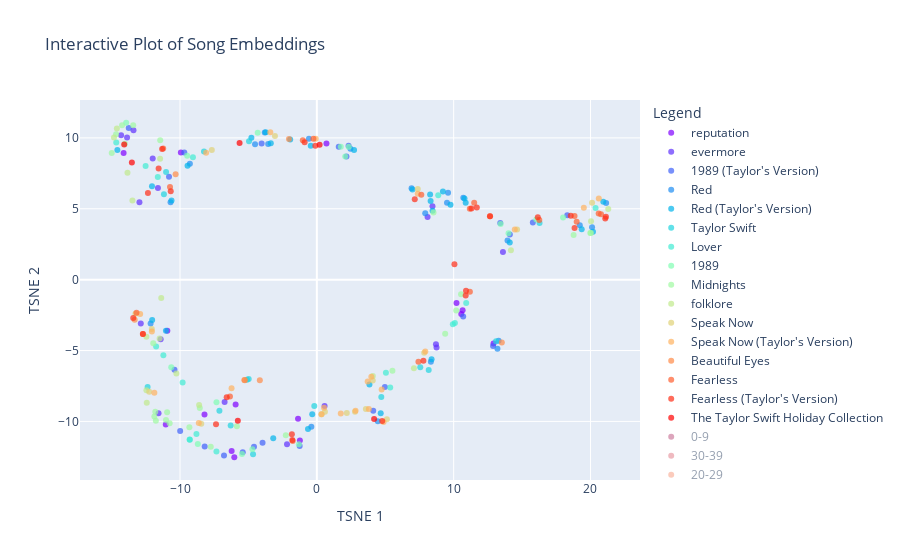

This figure's notebook cell:
### Code cell
# Reducing with TSNE down to two dimensions to see if we can visually assess any separation?
tsne = TSNE(n_components=2, random_state=256)
embeddings_tsne_2d = tsne.fit_transform(reduced_UMAP)

plot_embeddings_interactive(embeddings_tsne_2d, audio)

### Figure 1 — Plotly figure (JSON) as saved in the notebook; plotly's stock layout.template omitted (floating-point values rounded to 4 significant figures)
{"data": [{"marker": {"color": "rgb(127, 0, 255)", "opacity": 0.7}, "mode": "markers", "name": "reputation", "text": ["...Ready For It?", "Call It What You Want", "Dancing With Our Hands Tied", "Delicate", "Don't Blame Me", "Dress", "End Game", "Getaway Car", "Gorgeous", "I Did Something Bad", "King Of My Heart", "Look What You Made Me Do", "New Year's Day", "So It Goes...", "This Is Why We Can't Have Nice Things"], "type": "scatter", "x": [-1.373, -8.21, -5.936, -1.239, -6.225, -10.93, 12.91, 10.21, -11.04, 10.56, -6.032, 10.65, -14.12, 0.7038, -9.935], "y": [-9.808, -9.514, -8.813, -11.35, -12.08, -3.6, -4.498, -1.652, -10.22, -2.421, -12.53, -2.163, 8.929, 9.609, 8.96]}, {"marker": {"color": "rgb(95, 49, 253)", "opacity": 0.7}, "mode": "markers", "name": "evermore", "text": ["'tis the damn season", "champagne problems", "closure", "coney island", "cowboy like me", "dorothea", "evermore", "gold rush", "happiness", "it's time to go", "ivy", "long story short", "marjorie", "no body, no crime", "right where you left me", "tolerate it", "willow"], "type": "scatter", "x": [13.6, 8.092, -13.87, -14.3, -11.61, 0.5658, 8.453, 8.748, -12.87, -13.4, -12.96, -6.74, -11.41, -2.179, 8.706, -12.0, -11.57], "y": [1.955, 4.424, 10.02, 10.19, 6.464, -8.917, 5.182, -4.794, -3.086, 10.53, 5.452, -8.636, -4.204, -11.61, -4.549, 8.553, -9.421]}, {"marker": {"color": "rgb(63, 97, 250)", "opacity": 0.7}, "mode": "markers", "name": "1989 (Taylor's Version)", "text": ["\"Slut!\" (Taylor's Version) [From The Vault]", "All You Had To Do Was Stay (Taylor's Version)", "Bad Blood (Remix) [Taylor's Version]", "Bad Blood (Taylor's Version)", "Blank Space (Taylor's Version)", "Clean (Taylor's Version)", "How You Get The Girl (Taylor's Version)", "I Know Places (Taylor's Version)", "I Wish You Would (Taylor's Version)", "Is It Over Now? (Taylor's Version) [From The Vault]", "New Romantics (Taylor's Version)", "Now That We Don't Talk (Taylor's Version) [From The Vault]", "Out Of The Woods (Taylor's Version)", "Say Don't Go (Taylor's Version) [From The Vault]", "Shake It Off (Taylor's Version)", "Style (Taylor's Version)", "Suburban Legends (Taylor's Version) [From The Vault]", "Sweeter Than Fiction (Taylor's Version)", "This Love (Taylor's Version)", "Welcome To New York (Taylor's Version)", "Wildest Dreams (Taylor's Version)", "Wonderland (Taylor's Version)", "You Are In Love (Taylor's Version)"], "type": "scatter", "x": [-3.967, 18.3, -6.784, -5.413, -8.196, 10.7, -9.685, 14.11, 2.165, -9.989, -4.036, 4.973, 15.79, -10.8, 2.321, -1.255, 4.121, 12.88, -10.4, -4.594, 13.41, 1.602, -13.75], "y": [-11.51, 4.536, -12.4, -12.18, -11.76, -2.601, 8.972, 3.18, 8.679, -10.68, 9.606, -7.573, 4.036, 7.254, 9.448, -11.74, -9.25, -4.676, -6.355, -11.78, 3.998, 9.372, 10.7]}, {"marker": {"color": "rgb(31, 142, 243)", "opacity": 0.7}, "mode": "markers", "name": "Red", "text": ["22", "All Too Well", "Begin Again", "Come Back...Be Here", "Everything Has Changed", "Girl At Home", "Holy Ground", "I Almost Do", "I Knew You Were Trouble", "Red", "Red (Original Demo Recording)", "Sad Beautiful Tragic", "Starlight", "State Of Grace", "State Of Grace (Acoustic Version)", "Stay Stay Stay", "The Last Time", "The Lucky One", "The Moment I Knew", "Treacherous", "Treacherous (Original Demo Recording)", "We Are Never Ever Getting Back Together"], "type": "scatter", "x": [-3.807, -4.516, 7.922, 10.71, 6.924, 19.22, 9.512, -0.5771, 4.455, 21.14, 13.28, -9.278, 8.335, 9.59, -10.69, 13.94, -3.556, 20.11, -12.15, 2.454, 13.2, -0.4009], "y": [10.38, 9.558, 4.687, 5.781, 6.441, 3.838, 5.428, 9.942, -9.984, 5.405, -4.315, 8.179, -5.783, 6.135, 5.46, 2.769, 9.571, 3.691, -3.084, 9.231, -4.88, -10.38]}, {"marker": {"color": "rgb(0, 180, 235)", "opacity": 0.7}, "mode": "markers", "name": "Red (Taylor's Version)", "text": ["22 (Taylor's Version)", "All Too Well (10 Minute Version) [Taylor's Version] [From The Vault]", "All Too Well (Taylor's Version)", "Babe (Taylor's Version) [From The Vault]", "Begin Again (Taylor's Version)", "Better Man (Taylor's Version) [From The Vault]", "Come Back...Be Here (Taylor's Version)", "Everything Has Changed (Taylor's Version)", "Forever Winter (Taylor's Version) [From The Vault]", "Girl At Home (Taylor's Version)", "Holy Ground (Taylor's Version)", "I Almost Do (Taylor's Version)", "I Bet You Think About Me (Taylor's Version) [From The Vault]", "I Knew You Were Trouble (Taylor's Version)", "Message In A Bottle (Taylor's Version) [From The Vault]", "Nothing New (Taylor's Version) [From The Vault]", "Red (Taylor's Version)", "Ronan (Taylor's Version)", "Run (Taylor's Version) [From The Vault]", "Sad Beautiful Tragic (Taylor's Version)", "Starlight (Taylor's Version)", "State Of Grace (Acoustic Version) [Taylor's Version]", "State Of Grace (Taylor's Version)", "Stay Stay Stay (Taylor's Version)", "The Last Time (Taylor's Version)", "The Lucky One (Taylor's Version)", "The Moment I Knew (Taylor's Version)", "The Very First Night (Taylor's Version) [From The Vault]", "Treacherous (Taylor's Version)", "We Are Never Ever Getting Back Together (Taylor's Version)"], "type": "scatter", "x": [-3.736, -3.187, -4.784, 8.315, 8.457, 3.844, 10.79, 6.986, 10.88, 19.36, 9.769, -0.4429, -1.947, 4.667, 8.278, -11.03, 20.94, -14.58, -12.05, -9.447, 8.386, -10.62, 9.215, 14.1, -3.365, 20.18, -12.04, -0.3366, 2.722, -0.6473], "y": [10.39, -11.18, 10.02, 5.554, 4.852, -7.393, 5.723, 6.355, 5.424, 3.551, 5.275, 9.445, 9.888, -9.426, 6.009, -3.605, 5.496, 9.15, 6.581, 8.03, -5.607, 5.584, 6.217, 2.615, 9.615, 3.377, -2.849, -9.497, 9.152, -10.53]}, {"marker": {"color": "rgb(32, 212, 224)", "opacity": 0.7}, "mode": "markers", "name": "Taylor Swift", "text": ["A Perfectly Good Heart", "A Place In This World", "Cold As You", "I'm Only Me When I'm With You", "I'm Only Me When I'm With You", "Invisible", "Mary's Song (Oh My My My)", "Our Song", "Picture To Burn", "Should've Said No", "Stay Beautiful", "Teardrops On My Guitar", "Teardrops On My Guitar (Pop Version)", "The Outside", "Tied Together With A Smile", "Tim McGraw"], "type": "scatter", "x": [-4.956, -8.245, 7.559, -4.98, -5.103, -12.37, -0.1861, 13.1, 8.175, -11.17, 16.28, -6.297, -11.02, 4.712, -4.662, -7.119], "y": [9.757, 9.034, -6.176, -7.007, -7.053, -7.58, -8.913, -4.336, -6.366, 6.016, 3.989, -10.28, 7.599, -8.28, -12.31, -9.238]}, {"marker": {"color": "rgb(64, 236, 211)", "opacity": 0.7}, "mode": "markers", "name": "Lover", "text": ["Afterglow", "Cornelia Street", "Cruel Summer", "Daylight", "Death By A Thousand Cuts", "False God", "I Forgot That You Existed", "I Think He Knows", "It's Nice To Have A Friend", "London Boy", "Lover", "ME!", "Miss Americana & The Heartbreak Prince", "Paper Rings", "Soon You'll Get Better", "The Archer", "The Man", "You Need To Calm Down"], "type": "scatter", "x": [-11.62, -8.798, 20.37, 8.872, -7.338, -12.51, -14.66, -9.288, -11.21, 5.048, -9.054, 10.09, 9.94, 5.361, -9.807, -11.74, 10.92, -9.291], "y": [7.232, -10.88, 5.059, 5.96, -12.12, 8.013, 9.678, -11.29, -5.335, -6.564, 8.637, -3.05, -3.154, -7.615, -7.248, -4.721, -1.654, -11.27]}, {"marker": {"color": "rgb(96, 250, 196)", "opacity": 0.7}, "mode": "markers", "name": "nan", "text": [], "type": "scatter", "x": [], "y": []}, {"marker": {"color": "rgb(128, 254, 179)", "opacity": 0.7}, "mode": "markers", "name": "1989", "text": ["All You Had To Do Was Stay", "Bad Blood", "Blank Space", "Clean", "How You Get The Girl", "I Know Places", "I Wish You Would", "New Romantics", "Out Of The Woods", "Shake It Off", "Style", "This Love", "Welcome To New York", "Wildest Dreams", "Wonderland", "You Are In Love"], "type": "scatter", "x": [17.99, -5.468, -8.698, -7.334, -9.477, 14.01, 2.075, -4.322, 16.04, 2.328, -1.309, -10.64, -4.711, 13.43, 1.751, -13.93], "y": [4.392, -12.3, -11.6, -8.655, 8.744, 3.271, 8.694, 10.36, 4.246, 9.379, -11.61, -6.175, -11.97, 3.928, 9.371, 11.07]}, {"marker": {"color": "rgb(160, 249, 161)", "opacity": 0.7}, "mode": "markers", "name": "Midnights", "text": ["Anti-Hero", "Bejeweled", "Bigger Than The Whole Sky", "Dear Reader", "Glitch", "High Infidelity", "Hits Different", "Karma", "Karma (Remix)", "Labyrinth", "Lavender Haze", "Maroon", "Mastermind", "Midnight Rain", "Paris", "Question...?", "Snow On The Beach", "Snow On The Beach (More Lana Del Rey)", "Sweet Nothing", "Sweet Nothing (Piano Remix)", "The Great War", "Vigilante Shit", "Would've, Could've, Should've", "You're Losing Me (From The Vault)", "You're On Your Own, Kid", "You're On Your Own, Kid (Strings Remix)"], "type": "scatter", "x": [10.54, -2.268, -11.95, -14.67, -9.315, -10.76, 19.99, 5.525, 9.379, 8.529, -7.753, -14.23, -14.03, -11.87, 10.19, -14.99, -11.45, -8.553, -11.8, -11.76, 18.77, -13.42, 20.03, -10.94, -11.02, -5.842], "y": [-1.024, -10.98, -4.48, 10.26, -10.42, -10.14, 3.297, -6.425, -3.819, 4.734, -11.79, 10.89, 9.588, -9.655, -2.172, 8.928, 9.834, -9.048, -9.317, -9.957, 3.141, 10.89, 3.283, -9.344, -9.899, -10.33]}, {"marker": {"color": "rgb(192, 234, 140)", "opacity": 0.7}, "mode": "markers", "name": "folklore", "text": ["august", "betty", "cardigan", "epiphany", "exile", "hoax", "illicit affairs", "invisible string", "mad woman", "mirrorball", "my tears ricochet", "peace", "seven", "the 1", "the lakes", "the last great american dynasty", "this is me trying"], "type": "scatter", "x": [-10.27, 14.18, -11.37, 21.3, -12.46, -14.83, -12.43, -13.48, -8.602, 20.04, 7.096, -13.84, -11.49, -14.61, -12.45, -11.45, 4.093], "y": [-6.613, 2.074, -1.291, 4.986, -4.025, 10.02, -8.678, 5.579, -8.839, 4.118, -6.258, 7.546, -4.152, 10.66, -7.805, 8.522, -6.801]}, {"marker": {"color": "rgb(224, 210, 119)", "opacity": 0.7}, "mode": "markers", "name": "Speak Now", "text": ["Back To December", "Better Than Revenge", "Dear John", "Enchanted", "Haunted", "If This Was A Movie", "Innocent", "Last Kiss", "Long Live", "Mean", "Mine", "Never Grow Up", "Ours", "Sparks Fly", "Speak Now", "Superman", "The Story Of Us"], "type": "scatter", "x": [7.846, 3.584, 5.119, -3.062, -13.26, 20.12, -12.06, 4.087, 0.3518, -7.674, 14.64, -12.25, -8.447, 0.5926, 2.788, 7.377, 2.19], "y": [-5.152, -9.117, -9.84, 10.13, -2.403, 5.432, -3.484, -7.118, -9.502, 9.144, 3.529, -7.898, -10.16, -9.316, -9.309, 6.389, -9.408]}, {"marker": {"color": "rgb(255, 178, 96)", "opacity": 0.7}, "mode": "markers", "name": "Speak Now (Taylor's Version)", "text": ["Back To December (Taylor's Version)", "Better Than Revenge (Taylor's Version)", "Castles Crumbling (Taylor's Version) [From The Vault]", "Dear John (Taylor's Version)", "Electric Touch (Taylor's Version) [From The Vault]", "Enchanted (Taylor's Version)", "Foolish One (Taylor's Version) [From The Vault]", "Haunted (Taylor's Version)", "I Can See You (Taylor's Version) [From The Vault]", "Innocent (Taylor's Version)", "Last Kiss (Taylor's Version)", "Long Live (Taylor's Version)", "Mean (Taylor's Version)", "Mine (Taylor's Version)", "Never Grow Up (Taylor's Version)", "Ours (Taylor's Version)", "Sparks Fly (Taylor's Version)", "Speak Now (Taylor's Version)", "Superman (Taylor's Version)", "The Story Of Us (Taylor's Version)", "Timeless (Taylor's Version) [From The Vault]", "When Emma Falls In Love (Taylor's Version) [From The Vault]"], "type": "scatter", "x": [7.927, 3.802, 4.738, 4.876, 19.51, -3.402, 3.714, -12.91, 20.61, -12.05, 3.983, 0.3348, -8.09, 14.47, -11.87, -8.626, 0.5276, 2.829, 7.374, 1.749, -6.232, -0.08124], "y": [-5.066, -9.123, -7.744, -10.03, 5.08, 10.4, -7.184, -2.42, 5.73, -3.66, -6.853, -9.501, 8.96, 3.536, -7.983, -10.1, -9.04, -9.255, 6.053, -9.446, -7.656, 9.931]}, {"marker": {"color": "rgb(255, 139, 72)", "opacity": 0.7}, "mode": "markers", "name": "Beautiful Eyes", "text": ["Beautiful Eyes", "I Heart ?", "I'm Only Me When I'm With You", "I'm Only Me When I'm With You", "Picture To Burn (Radio Edit)", "Should've Said No (Alternate Version)", "Teardrops On My Guitar (Acoustic Version)"], "type": "scatter", "x": [-13.31, -4.165, -5.296, -5.265, -2.035, 13.52, -10.32], "y": [-2.822, -7.096, -7.075, -7.091, 9.914, -4.441, 7.434]}, {"marker": {"color": "rgb(255, 95, 48)", "opacity": 0.7}, "mode": "markers", "name": "Fearless", "text": ["Breathe", "Change", "Come In With The Rain", "Fearless", "Fifteen", "Forever & Always", "Forever & Always (Piano Version)", "Hey Stephen", "Jump Then Fall", "Love Story", "SuperStar", "Tell Me Why", "The Best Day", "The Other Side Of The Door", "The Way I Loved You", "Untouchable", "White Horse", "You Belong With Me", "You're Not Sorry"], "type": "scatter", "x": [-13.18, 11.18, -12.71, 11.19, 18.99, -1.025, 7.425, -11.23, -0.2496, 18.83, -1.765, 20.6, -10.73, 7.635, 16.26, 20.77, -6.349, 11.5, 12.65], "y": [-2.329, 4.996, -3.829, -0.847, 4.087, 9.838, -5.787, 9.249, 9.947, 4.483, -11.39, 4.668, 6.537, 5.981, 4.2, 4.621, -8.244, 5.419, 4.464]}, {"marker": {"color": "rgb(255, 46, 23)", "opacity": 0.7}, "mode": "markers", "name": "Fearless (Taylor's Version)", "text": ["Breathe (Taylor's Version)", "Bye Bye Baby (Taylor's Version) [From The Vault]", "Change (Taylor's Version)", "Come In With The Rain (Taylor's Version)", "Don't You (Taylor's Version) [From The Vault]", "Fearless (Taylor's Version)", "Fifteen (Taylor's Version)", "Forever & Always (Piano Version) [Taylor's Version]", "Forever & Always (Taylor's Version)", "Hey Stephen (Taylor's Version)", "Jump Then Fall (Taylor's Version)", "Love Story (Taylor's Version)", "Mr. Perfectly Fine (Taylor's Version) [From The Vault]", "SuperStar (Taylor's Version)", "Tell Me Why (Taylor's Version)", "That's When (Taylor's Version) [From The Vault]", "The Best Day (Taylor's Version)", "The Other Side Of The Door (Taylor's Version)", "The Way I Loved You (Taylor's Version)", "Today Was A Fairytale (Taylor's Version)", "Untouchable (Taylor's Version)", "We Were Happy (Taylor's Version) [From The Vault]", "White Horse (Taylor's Version)", "You All Over Me (Taylor's Version) [From The Vault]", "You Belong With Me (Taylor's Version)", "You're Not Sorry (Taylor's Version)"], "type": "scatter", "x": [-13.42, 4.776, 11.3, -12.71, -1.825, 10.9, 18.83, 7.79, -0.8937, -11.31, -0.1077, 18.56, 10.88, -1.791, 21.08, -7.367, -10.68, 7.157, 16.15, 10.06, 21.13, -11.56, -6.587, -12.34, 11.69, 12.66], "y": [-2.699, -9.964, 5.023, -3.838, -10.91, -0.7778, 3.644, -5.726, 9.692, 9.223, 9.442, 4.504, -1.125, -11.31, 4.319, -10.2, 6.227, 5.671, 4.409, 1.078, 4.428, 7.832, -8.301, 6.105, 5.096, 4.471]}, {"marker": {"color": "rgb(255, 0, 0)", "opacity": 0.7}, "mode": "markers", "name": "The Taylor Swift Holiday Collection", "text": ["Christmas Must Be Something More", "Christmases When You Were Mine", "Last Christmas", "Santa Baby", "Silent Night", "White Christmas"], "type": "scatter", "x": [4.185, -14.08, -5.774, -13.52, 0.2022, -5.646], "y": [-9.826, 9.527, -9.952, 8.267, 9.514, 9.633]}, {"marker": {"color": "rgb(158, 1, 66)", "opacity": 0.7}, "mode": "markers", "name": "0-9", "text": ["...Ready For It?", "\"Slut!\" (Taylor's Version) [From The Vault]", "All Too Well (Taylor's Version)", "Anti-Hero", "Back To December", "Bad Blood (Remix) [Taylor's Version]", "Bad Blood (Taylor's Version)", "Begin Again", "Bejeweled", "Blank Space", "cardigan", "Cruel Summer", "exile", "Fearless", "I Can See You (Taylor's Version) [From The Vault]", "I Don't Wanna Live Forever", "I Knew You Were Trouble", "Is It Over Now? (Taylor's Version) [From The Vault]", "Karma (Remix)", "Lavender Haze", "Look What You Made Me Do", "Love Story", "Maroon", "ME!", "Midnight Rain", "Mine", "Now That We Don't Talk (Taylor's Version) [From The Vault]", "Question...?", "Red", "Say Don't Go (Taylor's Version) [From The Vault]", "Shake It Off", "Snow On The Beach", "Speak Now", "Style", "Style (Taylor's Version)", "the 1", "Today Was A Fairytale", "We Are Never Ever Getting Back Together", "Wildest Dreams", "willow", "You Belong With Me", "You Need To Calm Down", "You're On Your Own, Kid"], "type": "scatter", "visible": "legendonly", "x": [-1.373, -3.967, -4.784, 10.54, 7.846, -6.784, -5.413, 7.922, -2.268, -8.698, -11.37, 20.37, -12.46, 11.19, 20.61, -11.9, 4.455, -9.989, 9.379, -7.753, 10.65, 18.83, -14.23, 10.09, -11.87, 14.64, 4.973, -14.99, 21.14, -10.8, 2.328, -11.45, 2.788, -1.309, -1.255, -14.61, 10.17, -0.4009, 13.43, -11.57, 11.5, -9.291, -11.02], "y": [-9.808, -11.51, 10.02, -1.024, -5.152, -12.4, -12.18, 4.687, -10.98, -11.6, -1.291, 5.059, -4.025, -0.847, 5.73, -6.323, -9.984, -10.68, -3.819, -11.79, -2.163, 4.483, 10.89, -3.05, -9.655, 3.529, -7.573, 8.928, 5.405, 7.254, 9.379, 9.834, -9.309, -11.61, -11.74, 10.66, 0.6693, -10.38, 3.928, -9.421, 5.419, -11.27, -9.899]}, {"marker": {"color": "rgb(211, 60, 78)", "opacity": 0.7}, "mode": "markers", "name": "30-39", "text": ["'tis the damn season", "Castles Crumbling (Taylor's Version) [From The Vault]", "Clean (Taylor's Version)", "Come In With The Rain", "Electric Touch (Taylor's Version) [From The Vault]", "Everything Has Changed", "Forever & Always", "High Infidelity", "I Know Places (Taylor's Version)", "I Wish You Would (Taylor's Version)", "invisible string", "Mean (Taylor's Version)", "Mr. Perfectly Fine (Taylor's Version) [From The Vault]", "no body, no crime", "Paris", "Safe & Sound", "seven", "Should've Said No", "Speak Now (Taylor's Version)", "Sweeter Than Fiction", "The Archer", "this is me trying", "When Emma Falls In Love (Taylor's Version) [From The Vault]", "Wonderland (Taylor's Version)"], "type": "scatter", "visible": "legendonly", "x": [13.6, 4.738, 10.7, -12.71, 19.51, 6.924, -1.025, -10.76, 14.11, 2.165, -13.48, -8.09, 10.88, -2.179, 10.19, -10.75, -11.49, -11.17, 2.829, -4.299, -11.74, 4.093, -0.08124, 1.602], "y": [1.955, -7.744, -2.601, -3.829, 5.08, 6.441, 9.838, -10.14, 3.18, 8.679, 5.579, 8.96, -1.125, -11.61, -2.172, 5.906, -4.152, 6.016, -9.255, 9.987, -4.721, -6.801, 9.931, 9.372]}, {"marker": {"color": "rgb(244, 109, 67)", "opacity": 0.7}, "mode": "markers", "name": "20-29", "text": ["22", "All You Had To Do Was Stay (Taylor's Version)", "august", "Better Than Revenge (Taylor's Version)", "Bigger Than The Whole Sky", "Call It What You Want", "champagne problems", "Dear John (Taylor's Version)", "Fifteen", "Highway Don't Care", "Hits Different", "I Bet You Think About Me (Taylor's Version) [From The Vault]", "I Forgot That You Existed", "Innocent", "mirrorball", "New Romantics (Taylor's Version)", "Picture To Burn", "Red (Taylor's Version)", "Shake It Off (Taylor's Version)", "Sparks Fly (Taylor's Version)", "Superman", "SuperStar", "The Great War", "The Joker And The Queen", "The Man", "The Other Side Of The Door", "Would've, Could've, Should've", "You're Losing Me (From The Vault)"], "type": "scatter", "visible": "legendonly", "x": [-3.807, 18.3, -10.27, 3.802, -11.95, -8.21, 8.092, 4.876, 18.99, 20.44, 19.99, -1.947, -14.66, -12.06, 20.04, -4.036, 8.175, 20.94, 2.321, 0.5276, 7.377, -1.765, 18.77, -11.37, 10.92, 7.635, 20.03, -10.94], "y": [10.38, 4.536, -6.613, -9.123, -4.48, -9.514, 4.424, -10.03, 4.087, 5.345, 3.297, 9.888, 9.678, -3.484, 4.118, 9.606, -6.366, 5.496, 9.448, -9.04, 6.389, -11.39, 3.141, 5.256, -1.654, 5.981, 3.283, -9.344]}, {"marker": {"color": "rgb(252, 172, 96)", "opacity": 0.7}, "mode": "markers", "name": "50-59", "text": ["22 (Taylor's Version)", "Better Man (Taylor's Version) [From The Vault]", "Better Than Revenge", "Christmas Tree Farm", "Cornelia Street", "Dear John", "epiphany", "evermore", "happiness", "Haunted (Taylor's Version)", "I Almost Do (Taylor's Version)", "I Think He Knows", "Last Kiss (Taylor's Version)", "Long Live (Taylor's Version)", "Never Grow Up (Taylor's Version)", "Only The Young", "peace", "Treacherous (Taylor's Version)", "We Are Never Ever Getting Back Together (Taylor's Version)", "Wonderland", "You All Over Me (Taylor's Version) [From The Vault]"], "type": "scatter", "visible": "legendonly", "x": [-3.736, 3.844, 3.584, 10.86, -8.798, 5.119, 21.3, 8.453, -12.87, -12.91, -0.4429, -9.288, 3.983, 0.3348, -11.87, 1.709, -13.84, 2.722, -0.6473, 1.751, -12.34], "y": [10.39, -7.393, -9.117, -0.09638, -10.88, -9.84, 4.986, 5.182, -3.086, -2.42, 9.445, -11.29, -6.853, -9.501, -7.983, 9.588, 7.546, 9.152, -10.53, 9.371, 6.105]}, {"marker": {"color": "rgb(254, 224, 139)", "opacity": 0.7}, "mode": "markers", "name": ">100", "text": ["A Perfectly Good Heart", "A Place In This World", "All Too Well (10 Minute Version) [Taylor's Version] [From The Vault]", "All You Had To Do Was Stay", "American Girl", "Bad Blood", "Bad Blood (Remix)", "Beautiful Eyes", "Beautiful Ghosts", "Birch", "Breathe (Taylor's Version)", "Bye Bye Baby (Taylor's Version) [From The Vault]", "Change (Taylor's Version)", "Christmas Must Be Something More", "Christmases When You Were Mine", "Clean", "Cold As You", "Come Back...Be Here", "Come In With The Rain (Taylor's Version)", "Dancing With Our Hands Tied", "Don't Blame Me", "Don't You (Taylor's Version) [From The Vault]", "Dress", "Eyes Open (Taylor's Version)", "Forever & Always (Piano Version)", "Forever & Always (Piano Version) [Taylor's Version]", "Gasoline (Remix)", "Getaway Car", "Girl At Home", "Girl At Home (Taylor's Version)", "Half Of My Heart", "Hey Stephen (Taylor's Version)", "Holy Ground", "How You Get The Girl", "I Did Something Bad", "I Heart ?", "I Know Places", "I Wish You Would", "I'm Only Me When I'm With You", "I'm Only Me When I'm With You", "I'm Only Me When I'm With You", "I'm Only Me When I'm With You", "If This Was A Movie (Taylor's Version)", "Invisible", "it's time to go", "Jump Then Fall (Taylor's Version)", "Karma", "King Of My Heart", "Last Christmas", "Lover (Remix)", "Mary's Song (Oh My My My)", "New Year's Day", "Picture To Burn (Radio Edit)", "Red (Original Demo Recording)", "right where you left me", "Ronan (Taylor's Version)", "Sad Beautiful Tragic", "Safe & Sound (Taylor's Version)", "Santa Baby", "September", "Should've Said No (Alternate Version)", "Silent Night", "Snow On The Beach (More Lana Del Rey)", "So It Goes...", "Starlight", "State Of Grace (Acoustic Version)", "State Of Grace (Acoustic Version) [Taylor's Version]", "Stay Beautiful", "SuperStar (Taylor's Version)", "Sweet Nothing (Piano Remix)", "Sweeter Than Fiction (Taylor's Version)", "Teardrops On My Guitar (Acoustic Version)", "Teardrops On My Guitar (Pop Version)", "Tell Me Why", "Tell Me Why (Taylor's Version)", "That's When (Taylor's Version) [From The Vault]", "The Alcott", "The Best Day", "The Best Day (Taylor's Version)", "the lakes", "The Last Time", "The Lucky One", "The Other Side Of The Door (Taylor's Version)", "The Outside", "This Is Why We Can't Have Nice Things", "This Love", "Three Sad Virgins", "Tied Together With A Smile", "Today Was A Fairytale (Taylor's Version)", "Treacherous", "Treacherous (Original Demo Recording)", "Untouchable (Taylor's Version)", "We Were Happy (Taylor's Version) [From The Vault]", "White Christmas", "White Horse (Taylor's Version)", "You're Not Sorry (Taylor's Version)", "You're On Your Own, Kid (Strings Remix)"], "type": "scatter", "visible": "legendonly", "x": [-4.956, -8.245, -3.187, 17.99, -3.36, -5.468, -6.599, -13.31, -13.31, 7.538, -13.42, 4.776, 11.3, 4.185, -14.08, -7.334, 7.559, 10.71, -12.71, -5.936, -6.225, -1.825, -10.93, 5.39, 7.425, 7.79, 10.22, 10.21, 19.22, 19.36, 13.95, -11.31, 9.512, -9.477, 10.56, -4.165, 14.01, 2.075, -4.98, -5.103, -5.296, -5.265, 2.771, -12.37, -13.4, -0.1077, 5.525, -6.032, -5.774, 13.51, -0.1861, -14.12, -2.035, 13.28, 8.706, -14.58, -9.278, 13.41, -13.52, 7.421, 13.52, 0.2022, -8.553, 0.7038, 8.335, -10.69, -10.62, 16.28, -1.791, -11.76, 12.88, -10.32, -11.02, 20.6, 21.08, -7.367, 13.18, -10.73, -10.68, -12.45, -3.556, 20.11, 7.157, 4.712, -9.935, -10.64, -10.93, -4.662, 10.06, 2.454, 13.2, 21.13, -11.56, -5.646, -6.587, 12.66, -5.842], "y": [9.757, 9.034, -11.18, 4.392, 9.861, -12.3, -12.46, -2.822, 9.572, -5.083, -2.699, -9.964, 5.023, -9.826, 9.527, -8.655, -6.176, 5.781, -3.838, -8.813, -12.08, -10.91, -3.6, -8.038, -5.787, -5.726, 0.5477, -1.652, 3.838, 3.551, 4.03, 9.223, 5.428, 8.744, -2.421, -7.096, 3.271, 8.694, -7.007, -7.053, -7.075, -7.091, 8.545, -7.58, 10.53, 9.442, -6.425, -12.53, -9.952, -4.577, -8.913, 8.929, 9.914, -4.315, -4.549, 9.15, 8.179, -4.778, 8.267, 5.645, -4.441, 9.514, -9.048, 9.609, -5.783, 5.46, 5.584, 3.989, -11.31, -9.957, -4.676, 7.434, 7.599, 4.668, 4.319, -10.2, -4.911, 6.537, 6.227, -7.805, 9.571, 3.691, 5.671, -8.28, 8.96, -6.175, -10.56, -12.31, 1.078, 9.231, -4.88, 4.428, 7.832, 9.633, -8.301, 4.471, -10.33]}, {"marker": {"color": "rgb(254, 254, 190)", "opacity": 0.7}, "mode": "markers", "name": "70-79", "text": ["Afterglow", "Babe", "Begin Again (Taylor's Version)", "cowboy like me", "Enchanted", "False God", "Fearless (Taylor's Version)", "Forever Winter (Taylor's Version) [From The Vault]", "hoax", "Holy Ground (Taylor's Version)", "Last Kiss", "marjorie", "Renegade", "Superman (Taylor's Version)", "The Way I Loved You", "You Belong With Me (Taylor's Version)"], "type": "scatter", "visible": "legendonly", "x": [-11.62, 7.916, 8.457, -11.61, -3.062, -12.51, 10.9, 10.88, -14.83, 9.769, 4.087, -11.41, 8.26, 7.374, 16.26, 11.69], "y": [7.232, 4.954, 4.852, 6.464, 10.13, 8.013, -0.7778, 5.424, 10.02, 5.275, -7.118, -4.204, -6.006, 6.053, 4.2, 5.096]}, {"marker": {"color": "rgb(230, 245, 152)", "opacity": 0.7}, "mode": "markers", "name": "10-19", "text": ["All Of The Girls You Loved Before", "Back To December (Taylor's Version)", "Blank Space (Taylor's Version)", "Both Of Us", "Change", "Crazier", "Delicate", "Enchanted (Taylor's Version)", "End Game", "Eyes Open", "Gorgeous", "If This Was A Movie", "Jump Then Fall", "Labyrinth", "Love Story (Taylor's Version)", "Lover", "Mastermind", "Mean", "Mine (Taylor's Version)", "my tears ricochet", "Our Song", "Ours", "Out Of The Woods", "Out Of The Woods (Taylor's Version)", "Ronan", "Sparks Fly", "State Of Grace", "State Of Grace (Taylor's Version)", "Suburban Legends (Taylor's Version) [From The Vault]", "Sweet Nothing", "Teardrops On My Guitar", "the last great american dynasty", "Two Is Better Than One", "Untouchable", "Vigilante Shit", "Welcome To New York (Taylor's Version)", "White Horse", "Wildest Dreams (Taylor's Version)", "You're Not Sorry"], "type": "scatter", "visible": "legendonly", "x": [-11.9, 7.927, -8.196, -2.66, 11.18, 13.52, -1.239, -3.402, 12.91, 5.782, -11.04, 20.12, -0.2496, 8.529, 18.56, -9.054, -14.03, -7.674, 14.47, 7.096, 13.1, -8.447, 16.04, 15.79, -14.62, 0.5926, 9.59, 9.215, 4.121, -11.8, -6.297, -11.45, 18.21, 20.77, -13.42, -4.594, -6.349, 13.41, 12.65], "y": [-8.708, -5.066, -11.76, -11.74, 4.996, 1.939, -11.35, 10.4, -4.498, -7.901, -10.22, 5.432, 9.947, 4.734, 4.504, 8.637, 9.588, 9.144, 3.536, -6.258, -4.336, -10.16, 4.246, 4.036, 8.746, -9.316, 6.135, 6.217, -9.25, -9.317, -10.28, 8.522, 3.858, 4.621, 10.89, -11.78, -8.244, 3.998, 4.464]}, {"marker": {"color": "rgb(169, 220, 164)", "opacity": 0.7}, "mode": "markers", "name": "80-89", "text": ["All Too Well", "Breathe", "closure", "Come Back...Be Here (Taylor's Version)", "Daylight", "Fifteen (Taylor's Version)", "Long Live", "Never Grow Up", "Sad Beautiful Tragic (Taylor's Version)", "The Lucky One (Taylor's Version)", "The Moment I Knew (Taylor's Version)", "You Are In Love"], "type": "scatter", "visible": "legendonly", "x": [-4.516, -13.18, -13.87, 10.79, 8.872, 18.83, 0.3518, -12.25, -9.447, 20.18, -12.04, -13.93], "y": [9.558, -2.329, 10.02, 5.723, 5.96, 3.644, -9.502, -7.898, 8.03, 3.377, -2.849, 11.07]}, {"marker": {"color": "rgb(102, 194, 165)", "opacity": 0.7}, "mode": "markers", "name": "60-69", "text": ["Babe (Taylor's Version) [From The Vault]", "Carolina", "coney island", "Death By A Thousand Cuts", "dorothea", "Everything Has Changed (Taylor's Version)", "Forever & Always (Taylor's Version)", "Haunted", "I Almost Do", "Innocent (Taylor's Version)", "ivy", "London Boy", "long story short", "Ours (Taylor's Version)", "Soon You'll Get Better", "Stay Stay Stay (Taylor's Version)", "The Last Time (Taylor's Version)", "The Moment I Knew", "The Very First Night (Taylor's Version) [From The Vault]"], "type": "scatter", "visible": "legendonly", "x": [8.315, -12.84, -14.3, -7.338, 0.5658, 6.986, -0.8937, -13.26, -0.5771, -12.05, -12.96, 5.048, -6.74, -8.626, -9.807, 14.1, -3.365, -12.15, -0.3366], "y": [5.554, 7.353, 10.19, -12.12, -8.917, 6.355, 9.692, -2.403, 9.942, -3.66, 5.452, -6.564, -8.636, -10.1, -7.248, 2.615, 9.615, -3.084, -9.497]}, {"marker": {"color": "rgb(50, 134, 188)", "opacity": 0.7}, "mode": "markers", "name": "40-49", "text": ["betty", "Dear Reader", "Foolish One (Taylor's Version) [From The Vault]", "Glitch", "gold rush", "How You Get The Girl (Taylor's Version)", "I Knew You Were Trouble (Taylor's Version)", "illicit affairs", "mad woman", "Message In A Bottle (Taylor's Version) [From The Vault]", "Miss Americana & The Heartbreak Prince", "New Romantics", "Nothing New (Taylor's Version) [From The Vault]", "Paper Rings", "Run (Taylor's Version) [From The Vault]", "The Story Of Us", "The Story Of Us (Taylor's Version)", "This Love (Taylor's Version)", "Tim McGraw", "Timeless (Taylor's Version) [From The Vault]", "tolerate it", "Welcome To New York", "You Are In Love (Taylor's Version)"], "type": "scatter", "visible": "legendonly", "x": [14.18, -14.67, 3.714, -9.315, 8.748, -9.685, 4.667, -12.43, -8.602, 8.278, 9.94, -4.322, -11.03, 5.361, -12.05, 2.19, 1.749, -10.4, -7.119, -6.232, -12.0, -4.711, -13.75], "y": [2.074, 10.26, -7.184, -10.42, -4.794, 8.972, -9.426, -8.678, -8.839, 6.009, -3.154, 10.36, -3.605, -7.615, 6.581, -9.408, -9.446, -6.355, -9.238, -7.656, 8.553, -11.97, 10.7]}, {"marker": {"color": "rgb(94, 79, 162)", "opacity": 0.7}, "mode": "markers", "name": "90-99", "text": ["Hey Stephen", "It's Nice To Have A Friend", "Starlight (Taylor's Version)", "Stay Stay Stay", "The Way I Loved You (Taylor's Version)"], "type": "scatter", "visible": "legendonly", "x": [-11.23, -11.21, 8.386, 13.94, 16.15], "y": [9.249, -5.335, -5.607, 2.769, 4.409]}], "layout": {"hovermode": "closest", "legend": {"title": {"text": "Legend"}}, "title": {"text": "Interactive Plot of Song Embeddings"}, "xaxis": {"title": {"text": "TSNE 1"}}, "yaxis": {"title": {"text": "TSNE 2"}}}}
